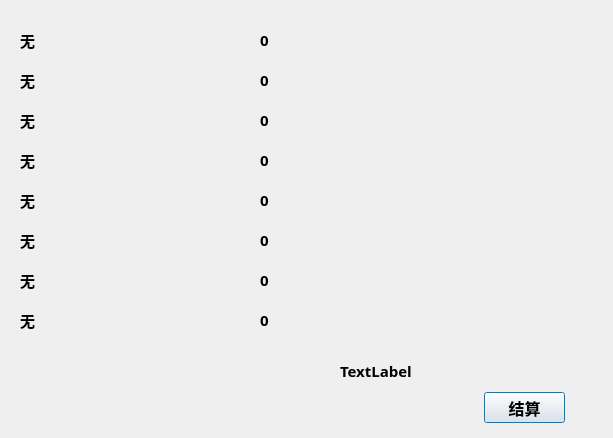
<?xml version="1.0" encoding="UTF-8"?>
<ui version="4.0">
 <class>ShoppingCar</class>
 <widget class="QDialog" name="ShoppingCar">
  <property name="geometry">
   <rect>
    <x>0</x>
    <y>0</y>
    <width>613</width>
    <height>438</height>
   </rect>
  </property>
  <property name="windowTitle">
   <string>Dialog</string>
  </property>
  <property name="styleSheet">
   <string notr="true">image: url(:/pic_adminchange/back9.jpg);</string>
  </property>
  <widget class="QLabel" name="label_name">
   <property name="geometry">
    <rect>
     <x>20</x>
     <y>30</y>
     <width>221</width>
     <height>20</height>
    </rect>
   </property>
   <property name="font">
    <font>
     <family>微软雅黑</family>
     <pointsize>11</pointsize>
     <weight>75</weight>
     <bold>true</bold>
    </font>
   </property>
   <property name="text">
    <string>无</string>
   </property>
  </widget>
  <widget class="QLabel" name="label_price">
   <property name="geometry">
    <rect>
     <x>260</x>
     <y>30</y>
     <width>221</width>
     <height>20</height>
    </rect>
   </property>
   <property name="font">
    <font>
     <family>微软雅黑</family>
     <pointsize>11</pointsize>
     <weight>75</weight>
     <bold>true</bold>
    </font>
   </property>
   <property name="text">
    <string>0</string>
   </property>
  </widget>
  <widget class="QLabel" name="label_name_2">
   <property name="geometry">
    <rect>
     <x>20</x>
     <y>70</y>
     <width>221</width>
     <height>20</height>
    </rect>
   </property>
   <property name="font">
    <font>
     <family>微软雅黑</family>
     <pointsize>11</pointsize>
     <weight>75</weight>
     <bold>true</bold>
    </font>
   </property>
   <property name="text">
    <string>无</string>
   </property>
  </widget>
  <widget class="QLabel" name="label_name_3">
   <property name="geometry">
    <rect>
     <x>20</x>
     <y>110</y>
     <width>221</width>
     <height>20</height>
    </rect>
   </property>
   <property name="font">
    <font>
     <family>微软雅黑</family>
     <pointsize>11</pointsize>
     <weight>75</weight>
     <bold>true</bold>
    </font>
   </property>
   <property name="text">
    <string>无</string>
   </property>
  </widget>
  <widget class="QLabel" name="label_name_4">
   <property name="geometry">
    <rect>
     <x>20</x>
     <y>150</y>
     <width>221</width>
     <height>20</height>
    </rect>
   </property>
   <property name="font">
    <font>
     <family>微软雅黑</family>
     <pointsize>11</pointsize>
     <weight>75</weight>
     <bold>true</bold>
    </font>
   </property>
   <property name="text">
    <string>无</string>
   </property>
  </widget>
  <widget class="QLabel" name="label_name_5">
   <property name="geometry">
    <rect>
     <x>20</x>
     <y>190</y>
     <width>221</width>
     <height>20</height>
    </rect>
   </property>
   <property name="font">
    <font>
     <family>微软雅黑</family>
     <pointsize>11</pointsize>
     <weight>75</weight>
     <bold>true</bold>
    </font>
   </property>
   <property name="text">
    <string>无</string>
   </property>
  </widget>
  <widget class="QLabel" name="label_name_6">
   <property name="geometry">
    <rect>
     <x>20</x>
     <y>230</y>
     <width>221</width>
     <height>20</height>
    </rect>
   </property>
   <property name="font">
    <font>
     <family>微软雅黑</family>
     <pointsize>11</pointsize>
     <weight>75</weight>
     <bold>true</bold>
    </font>
   </property>
   <property name="text">
    <string>无</string>
   </property>
  </widget>
  <widget class="QLabel" name="label_name_7">
   <property name="geometry">
    <rect>
     <x>20</x>
     <y>270</y>
     <width>221</width>
     <height>20</height>
    </rect>
   </property>
   <property name="font">
    <font>
     <family>微软雅黑</family>
     <pointsize>11</pointsize>
     <weight>75</weight>
     <bold>true</bold>
    </font>
   </property>
   <property name="text">
    <string>无</string>
   </property>
  </widget>
  <widget class="QLabel" name="label_name_8">
   <property name="geometry">
    <rect>
     <x>20</x>
     <y>310</y>
     <width>221</width>
     <height>20</height>
    </rect>
   </property>
   <property name="font">
    <font>
     <family>微软雅黑</family>
     <pointsize>11</pointsize>
     <weight>75</weight>
     <bold>true</bold>
    </font>
   </property>
   <property name="text">
    <string>无</string>
   </property>
  </widget>
  <widget class="QLabel" name="label_price_2">
   <property name="geometry">
    <rect>
     <x>260</x>
     <y>70</y>
     <width>221</width>
     <height>20</height>
    </rect>
   </property>
   <property name="font">
    <font>
     <family>微软雅黑</family>
     <pointsize>11</pointsize>
     <weight>75</weight>
     <bold>true</bold>
    </font>
   </property>
   <property name="text">
    <string>0</string>
   </property>
  </widget>
  <widget class="QLabel" name="label_price_3">
   <property name="geometry">
    <rect>
     <x>260</x>
     <y>110</y>
     <width>221</width>
     <height>20</height>
    </rect>
   </property>
   <property name="font">
    <font>
     <family>微软雅黑</family>
     <pointsize>11</pointsize>
     <weight>75</weight>
     <bold>true</bold>
    </font>
   </property>
   <property name="text">
    <string>0</string>
   </property>
  </widget>
  <widget class="QLabel" name="label_price_4">
   <property name="geometry">
    <rect>
     <x>260</x>
     <y>150</y>
     <width>221</width>
     <height>20</height>
    </rect>
   </property>
   <property name="font">
    <font>
     <family>微软雅黑</family>
     <pointsize>11</pointsize>
     <weight>75</weight>
     <bold>true</bold>
    </font>
   </property>
   <property name="text">
    <string>0</string>
   </property>
  </widget>
  <widget class="QLabel" name="label_price_5">
   <property name="geometry">
    <rect>
     <x>260</x>
     <y>190</y>
     <width>221</width>
     <height>20</height>
    </rect>
   </property>
   <property name="font">
    <font>
     <family>微软雅黑</family>
     <pointsize>11</pointsize>
     <weight>75</weight>
     <bold>true</bold>
    </font>
   </property>
   <property name="text">
    <string>0</string>
   </property>
  </widget>
  <widget class="QLabel" name="label_price_6">
   <property name="geometry">
    <rect>
     <x>260</x>
     <y>230</y>
     <width>221</width>
     <height>20</height>
    </rect>
   </property>
   <property name="font">
    <font>
     <family>微软雅黑</family>
     <pointsize>11</pointsize>
     <weight>75</weight>
     <bold>true</bold>
    </font>
   </property>
   <property name="text">
    <string>0</string>
   </property>
  </widget>
  <widget class="QLabel" name="label_price_7">
   <property name="geometry">
    <rect>
     <x>260</x>
     <y>270</y>
     <width>221</width>
     <height>20</height>
    </rect>
   </property>
   <property name="font">
    <font>
     <family>微软雅黑</family>
     <pointsize>11</pointsize>
     <weight>75</weight>
     <bold>true</bold>
    </font>
   </property>
   <property name="text">
    <string>0</string>
   </property>
  </widget>
  <widget class="QLabel" name="label_price_8">
   <property name="geometry">
    <rect>
     <x>260</x>
     <y>310</y>
     <width>221</width>
     <height>20</height>
    </rect>
   </property>
   <property name="font">
    <font>
     <family>微软雅黑</family>
     <pointsize>11</pointsize>
     <weight>75</weight>
     <bold>true</bold>
    </font>
   </property>
   <property name="text">
    <string>0</string>
   </property>
  </widget>
  <widget class="QLabel" name="label_sum">
   <property name="geometry">
    <rect>
     <x>340</x>
     <y>360</y>
     <width>211</width>
     <height>21</height>
    </rect>
   </property>
   <property name="font">
    <font>
     <family>微软雅黑</family>
     <pointsize>11</pointsize>
     <weight>75</weight>
     <bold>true</bold>
    </font>
   </property>
   <property name="text">
    <string>TextLabel</string>
   </property>
  </widget>
  <widget class="QPushButton" name="pushButton_ok">
   <property name="geometry">
    <rect>
     <x>484</x>
     <y>392</y>
     <width>81</width>
     <height>31</height>
    </rect>
   </property>
   <property name="font">
    <font>
     <family>微软雅黑</family>
     <pointsize>12</pointsize>
     <weight>75</weight>
     <bold>true</bold>
    </font>
   </property>
   <property name="text">
    <string>结算</string>
   </property>
  </widget>
 </widget>
 <resources/>
 <connections/>
</ui>
